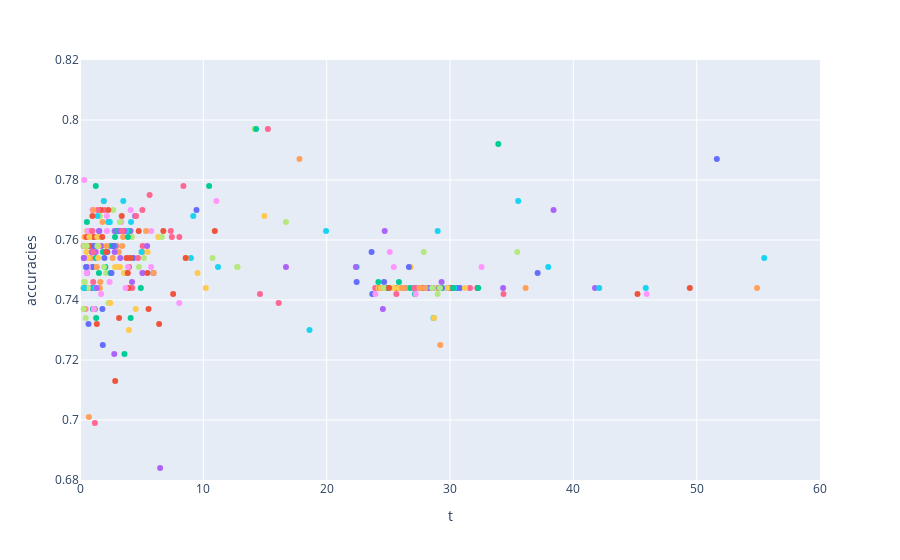

The notebook cell saved with this chart:
### Code cell
fig = px.scatter(df_concat, x='t', y='accuracies', hover_data=['dir'], color='dir')
fig.update_layout(showlegend=False,
                 xaxis=dict(range=[0,60]),
                 yaxis=dict(range=[0.68,0.82]))
fig.show()
